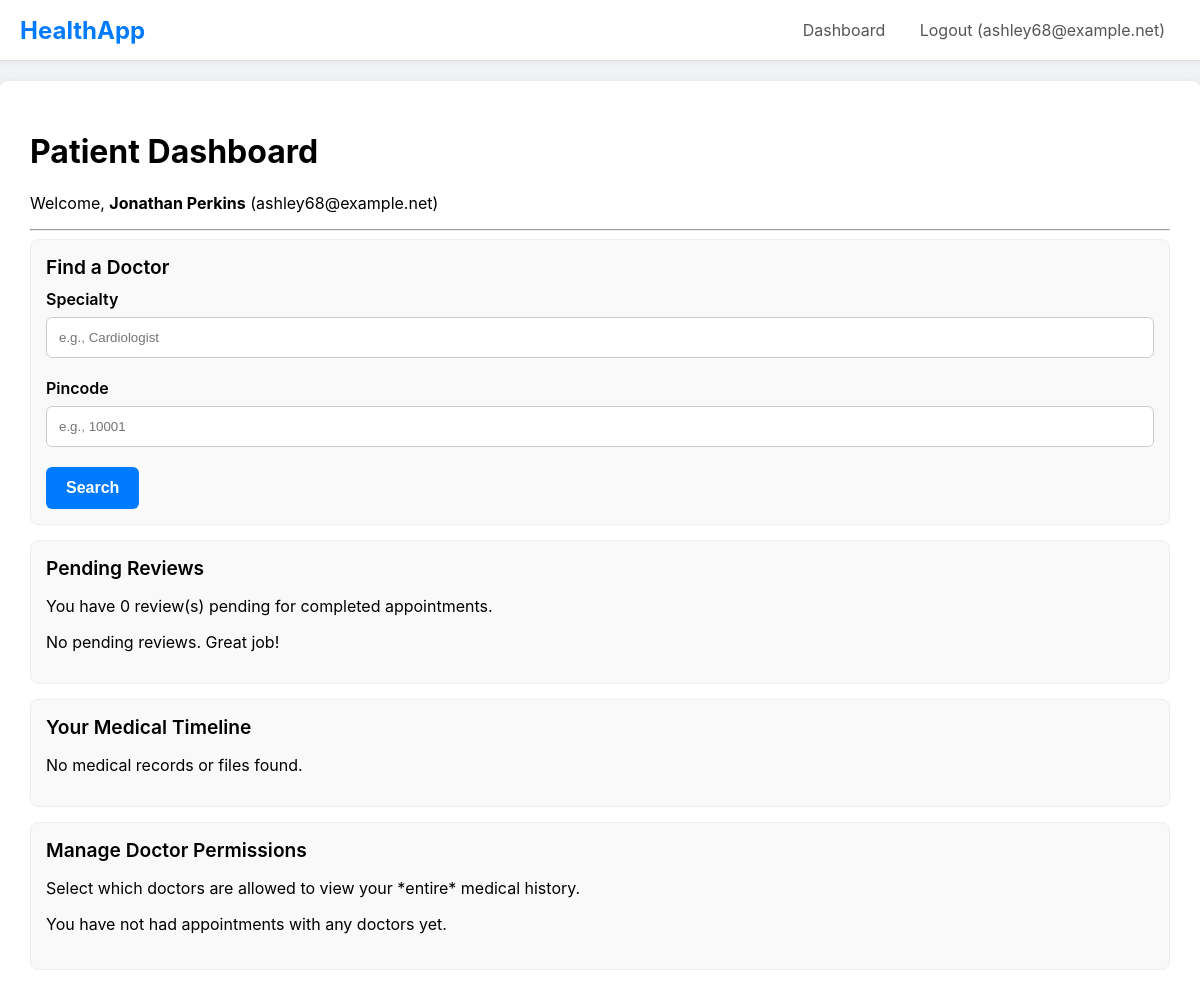
Page /patient_dashboard (signed in) on the committed database.
### main.py (models this page shows, shortened)
class User(db.Model, UserMixin):
    id = db.Column(db.Integer, primary_key=True)
    email = db.Column(db.String(120), unique=True, nullable=False)
    password_hash = db.Column(db.String(60), nullable=False)
    role = db.Column(db.String(20), nullable=False)
    patient_profile = db.relationship('PatientProfile', backref='user', uselist=False, cascade="all, delete-orphan")
    doctor_profile = db.relationship('DoctorProfile', backref='user', uselist=False, cascade="all, delete-orphan")
    insurance_profile = db.relationship('InsuranceProfile', backref='user', uselist=False, cascade="all, delete-orphan")

class PatientProfile(db.Model):
    id = db.Column(db.Integer, primary_key=True)
    full_name = db.Column(db.String(100), nullable=False, default='Unnamed')
    phone = db.Column(db.String(20))
    address = db.Column(db.String(200))
    pincode = db.Column(db.String(10))
    user_id = db.Column(db.Integer, db.ForeignKey('user.id'), nullable=False, unique=True)
    records = db.relationship('MedicalRecord', backref='patient', lazy='dynamic', foreign_keys='MedicalRecord.patient_id')
    appointments = db.relationship('Appointment', backref='patient', lazy='dynamic', foreign_keys='Appointment.patient_id')
    reviews = db.relationship('DoctorReview', backref='patient', lazy='dynamic', foreign_keys='DoctorReview.patient_id')
    files = db.relationship('MedicalFile', backref='patient', lazy='dynamic', foreign_keys='MedicalFile.patient_id')
    permitted_doctors = db.relationship('DoctorProfile', secondary=patient_doctor_permissions,
        back_populates='permitted_patients')

### main.py (the view)
@app.route("/patient_dashboard")
@login_required
@role_required('patient')
def patient_dashboard():
    records = g.profile.records.all()
    files = g.profile.files.all()
    timeline_items = sorted(records + files, key=lambda x: x.created_at, reverse=True)
    completed_apts = g.profile.appointments.filter_by(status='Completed').all()
    reviewed_doctor_ids = {review.doctor_id for review in g.profile.reviews.all()}
    doctors_to_review = []
    seen_doctor_ids = set()
    for apt in completed_apts:
        if apt.doctor_id not in reviewed_doctor_ids and apt.doctor_id not in seen_doctor_ids:
            doctors_to_review.append(apt.doctor)
            seen_doctor_ids.add(apt.doctor_id)
    doctor_ids = {apt.doctor_id for apt in g.profile.appointments.all()}
    permissioned_doctors = {doc.id for doc in g.profile.permitted_doctors}
    doctors = db.session.scalars(db.select(DoctorProfile).where(DoctorProfile.id.in_(doctor_ids))).all()
    return render_template('patient_dashboard.html',
                           timeline_items=timeline_items,
                           doctors=doctors,
                           permissioned_doctors=permissioned_doctors,
                           doctors_to_review=doctors_to_review)

### main.py (called while the page is built)
@login_manager.user_loader
def load_user(user_id):
    return db.session.get(User, int(user_id))

def role_required(role_name):
    def decorator(f):
        @wraps(f)
        def decorated_function(*args, **kwargs):
            if not current_user.is_authenticated or current_user.role != role_name:
                abort(403)
            if current_user.role == 'patient':
                g.profile = current_user.patient_profile
            elif current_user.role == 'doctor':
                g.profile = current_user.doctor_profile
            elif current_user.role == 'insurance':
                g.profile = current_user.insurance_profile
            return f(*args, **kwargs)
        return decorated_function
    return decorator

### templates/patient_dashboard.html (shortened to what this page needs)
{% extends 'layout.html' %}
{% block content %}
    <h1>Patient Dashboard</h1>
    <p>Welcome, <b>{{ g.profile.full_name }}</b> ({{ current_user.email }})</p>
    <hr>
    <div class="card">
        <div class="card-header">Find a Doctor</div>
        <form action="{{ url_for('search_doctors') }}" method="POST">
            <div class="form-group">
                <label for="specialty">Specialty</label>
                <input type="text" id="specialty" name="specialty" placeholder="e.g., Cardiologist">
            </div>
            <div class="form-group">
                <label for="pincode">Pincode</label>
                <input type="text" id="pincode" name="pincode" placeholder="e.g., 10001">
            </div>
            <button type="submit" class="btn">Search</button>
        </form>
    </div>
    <div class="card">
        <div class="card-header">Pending Reviews</div>
        <p>You have {{ doctors_to_review|length }} review(s) pending for completed appointments.</p>
        {% for doc in doctors_to_review %}
            <div class="d-flex justify-between align-center" style="padding: 10px; border-bottom: 1px solid #eee;">
                <div>
                    <b>{{ doc.full_name }}</b> ({{ doc.specialty }})
                </div>
                <a href="{{ url_for('leave_review', doctor_id=doc.id) }}" class="btn-secondary" style="text-decoration: none; padding: 10px 15px; border-radius: 6px;">Leave a Review</a>
            </div>
        {% else %}
            <p>No pending reviews. Great job!</p>
        {% endfor %}
    </div>
    <div class="card">
        <div class="card-header">Your Medical Timeline</div>
        <ul class="timeline">
            {% for item in timeline_items %}
                {% if item.__tablename__ == 'medical_record' %}
                <li class="timeline-item">
                    <div class="date">{{ item.created_at.strftime('%Y-%m-%d %I:%M %p') }}</div>
                    <h4>Visit with {{ item.doctor.full_name }} ({{ item.doctor.specialty }})</h4>
                    <p><b>Diagnosis:</b> {{ item.diagnosis }}</p>
                    <p><b>Notes:</b> {{ item.notes }}</p>
                    <p><b>Prescription:</b> {{ item.prescription }}</p>
                </li>
                {% elif item.__tablename__ == 'medical_file' %}
                <li class="timeline-item" style="background-color: #fdfdf0;">
                    <div class="date">{{ item.created_at.strftime('%Y-%m-%d %I:%M %p') }}</div>
                    <h4>File Uploaded by {{ item.doctor.full_name }}</h4>
                    <p><b>File:</b> <a href="{{ url_for('get_file', filename=item.filename) }}" target="_blank">{{ item.original_filename }}</a></p>
                    <p><b>Description:</b> {{ item.description }}</p>
                </li>
                {% endif %}
            {% else %}
                <li>No medical records or files found.</li>
            {% endfor %}
        </ul>
    </div>
    <div class="card">
        <div class="card-header">Manage Doctor Permissions</div>
        <p>Select which doctors are allowed to view your *entire* medical history.</p>
        <form action="{{ url_for('manage_permissions') }}" method="POST">
            <div class="form-group">
                {% for doc in doctors %}
                    <div>
                        <input type="checkbox" name="doctor_ids" id="doc_{{ doc.id }}" value="{{ doc.id }}"
                            {% if doc.id in permissioned_doctors %}checked{% endif %}>
                        <label for="doc_{{ doc.id }}">{{ doc.full_name }} ({{ doc.specialty }})</label>
                    </div>
                {% else %}
                    <p>You have not had appointments with any doctors yet.</p>
                {% endfor %}
            </div>
        </form>
    </div>
{% endblock %}

### templates/layout.html (shortened to what this page needs)
<!DOCTYPE html>
<html lang="en">
<head>
</head>
<body>
    <nav>
        <div class="logo"><a href="{{ url_for('home') }}" style="text-decoration: none; color: #007bff;">HealthApp</a></div>
        <div class="nav-links">
            {% if current_user.is_authenticated %}
                <a href="{{ url_for('dashboard') }}">Dashboard</a>
                <a href="{{ url_for('logout') }}">Logout ({{ current_user.email }})</a>
            {% else %}
                <a href="{{ url_for('login') }}">Login</a>
                <a href="{{ url_for('register') }}">Register</a>
            {% endif %}
        </div>
    </nav>
    <div class="container">
        {% block content %}{% endblock %}
    </div>
</body>
</html>

### templates/layout.html (style rules this page uses)
body { font-family: -apple-system, BlinkMacSystemFont, "Segoe UI", Roboto, Helvetica, Arial, sans-serif; margin: 0; background-color: #f0f2f5; }
nav { background-color: #ffffff; padding: 0 20px; border-bottom: 1px solid #ddd; display: flex; justify-content: space-between; align-items: center; box-shadow: 0 2px 4px rgba(0,0,0,0.05); }
nav .logo { font-size: 1.5rem; font-weight: bold; color: #007bff; }
nav .nav-links a { color: #555; text-decoration: none; padding: 20px 15px; display: inline-block; }
.container { max-width: 1200px; margin: 20px auto; background-color: #ffffff; padding: 30px; border-radius: 8px; box-shadow: 0 2px 8px rgba(0,0,0,0.1); }
.form-group { margin-bottom: 20px; }
.form-group label { display: block; margin-bottom: 8px; font-weight: 600; }
.form-group input, .form-group select, .form-group textarea { width: 100%; padding: 12px; border: 1px solid #ccc; border-radius: 6px; box-sizing: border-box; }
.btn { background-color: #007bff; color: white; padding: 12px 20px; border: none; border-radius: 6px; cursor: pointer; font-size: 1rem; font-weight: 600; }
.timeline { list-style: none; padding: 0; }
.card { background: #f9f9f9; border: 1px solid #eee; border-radius: 8px; padding: 15px; margin-bottom: 15px; }
.card-header { font-size: 1.2rem; font-weight: 600; margin-bottom: 10px; }

### rows in the picture
User: email "ashley68@example.net"
PatientProfile: profile.full_name "Jonathan Perkins"

### other values in the picture
{{ doctors_to_review|length }} "0"
